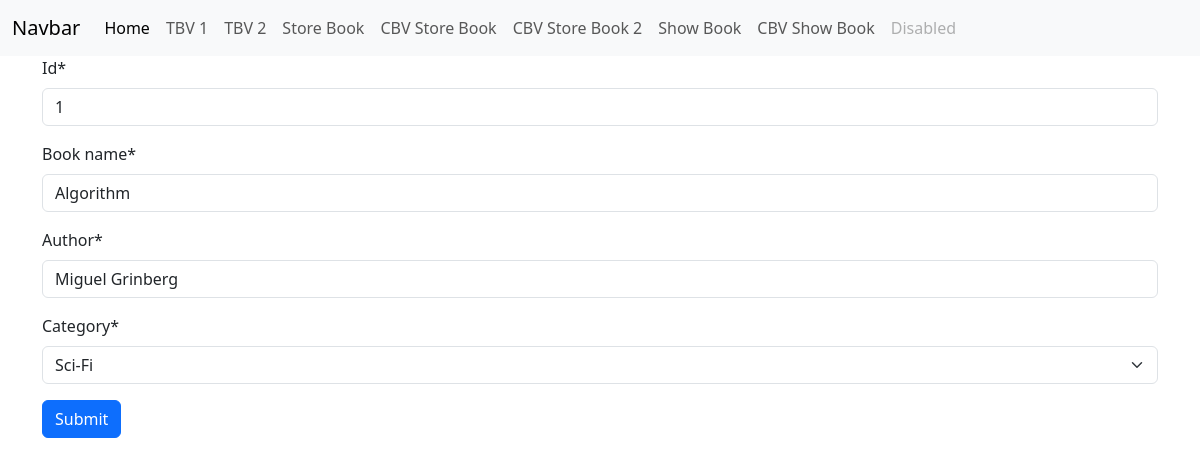
The app's page /edit/1, older data.
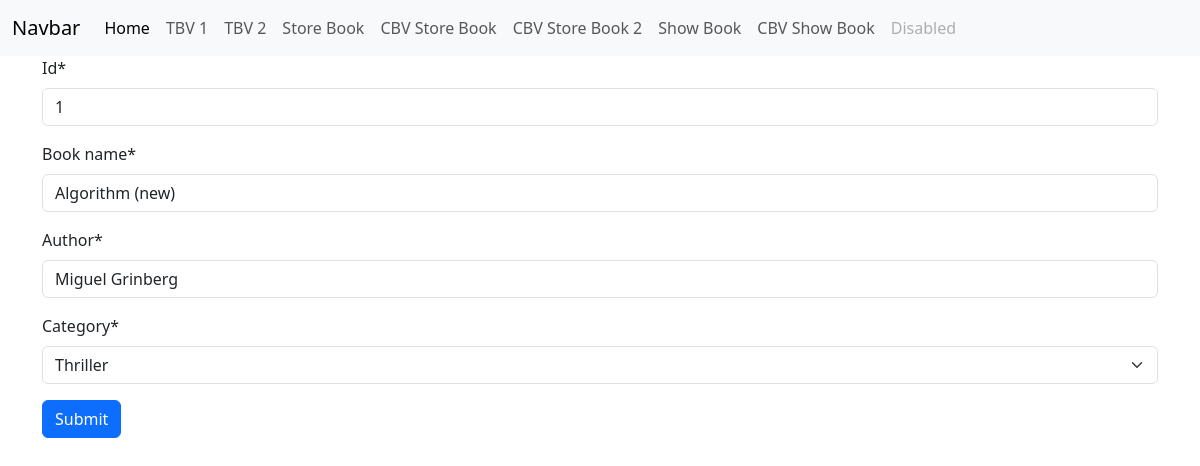
The same page, newer data.
### book/models.py (models this page shows, shortened)
class BookStoreModel(models.Model):
    CATEGORY = {
        ('Mystery','Mystery'),
        ('Thriller','Thriller'),
        ('Sci-Fi','Sci-Fi'),
        ('Humor','Humor'),
        ('Horor','Horor'),
    }
    id = models.IntegerField(primary_key=True)
    book_name = models.CharField(max_length=30)
    author = models.CharField(max_length=30)
    category = models.CharField(max_length=30,choices=CATEGORY)
    first_pub = models.DateTimeField(auto_now_add=True)
    last_pub = models.DateTimeField(auto_now=True)

### book/views.py (the view)
# urls.py: path('edit/<int:id>',edit_book, name='edit'),
def edit_book(request, id):
    book = BookStoreModel.objects.get(pk=id)
    if request.method == 'POST':
        form = BookStoreForm(request.POST, instance=book)
        if form.is_valid():
            form.save()
            return redirect('showbook')
    else:
        form = BookStoreForm(instance=book)
        return render(request, 'store_book.html', {'form':form})

### book/forms.py
class BookStoreForm(forms.ModelForm):
    class Meta:
        model = BookStoreModel
        exclude = ['first_pub','last_pub']

### book/templates/store_book.html (shortened to what this page needs)
{% extends 'base.html' %}
{% block content %}
{% load crispy_forms_tags %}
<div class="container">
    <form method="post">
        {{form|crispy}}
        <button type="submit" class="btn btn-primary">Submit</button>
    </form>
</div>
{% endblock %}

Row changes from the older to the newer data that the page shows:
changed BookStoreModel "Miguel Grinberg": book_name "Algorithm" → "Algorithm (new)"; category "Sci-Fi" → "Thriller"
